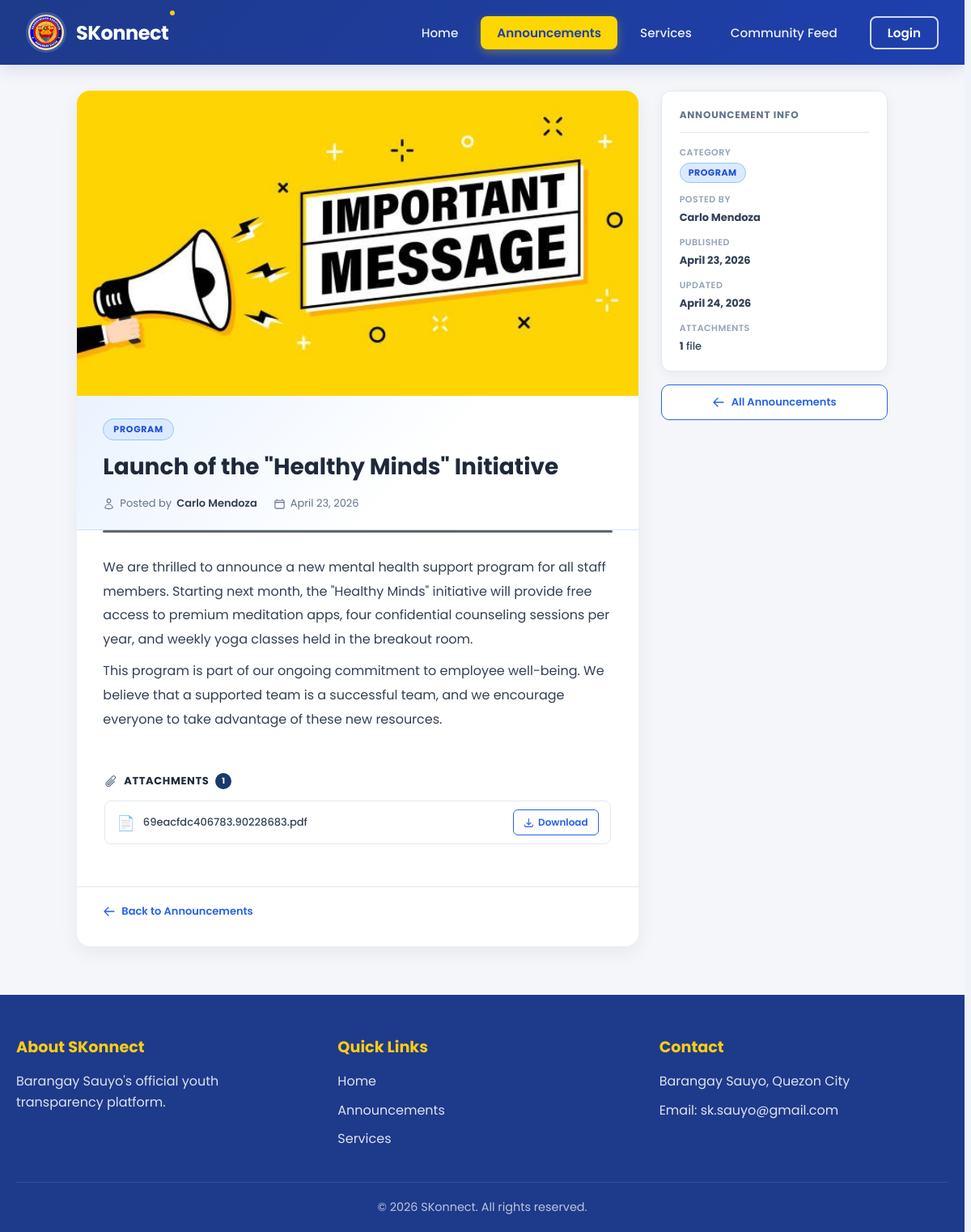
Page /views/public/announcement_view.php?id=50 on the committed database.
### tables this page shows
CREATE TABLE `announcements` (
  `id` int(11) NOT NULL,
  `title` varchar(255) NOT NULL,
  `content` text NOT NULL,
  `category` enum('event','program','notice','meeting','urgent') NOT NULL,
  `featured` tinyint(1) DEFAULT 0,
  `featured_at` timestamp NULL DEFAULT NULL,
  `banner_img` varchar(500) DEFAULT NULL,
  `author_id` int(11) NOT NULL,
  `published_at` timestamp NOT NULL DEFAULT current_timestamp(),
  `updated_at` timestamp NOT NULL DEFAULT current_timestamp() ON UPDATE current_timestamp(),
  `expired_at` date DEFAULT NULL,
  `status` enum('active','draft','archived') NOT NULL DEFAULT 'active',
  `archived_at` timestamp NULL DEFAULT NULL
);

CREATE TABLE `announcement_files` (
  `id` int(11) NOT NULL,
  `announcement_id` int(11) NOT NULL,
  `file_path` varchar(500) NOT NULL
);

### backend/models/AnnouncementModel.php (called while the page is built, shortened)
<?php
require_once __DIR__ . '/../config/database.php';
class AnnouncementModel {
    private $conn;
    public function __construct() {
        $db = new Database();
        $this->conn = $db->getConnection();
    }
    public function getById(int $id): array|false {
        $stmt = $this->conn->prepare(
            "SELECT a.*, CONCAT(u.first_name, ' ', u.last_name) AS author_name
             FROM announcements a
             JOIN users u ON u.id = a.author_id
             WHERE a.id = :id"
        );
        $stmt->execute([':id' => $id]);
        return $stmt->fetch(PDO::FETCH_ASSOC);
    }
    public function getFiles(int $announcementId): array {
        $stmt = $this->conn->prepare(
            "SELECT * FROM announcement_files WHERE announcement_id = :aid"
        );
        $stmt->execute([':aid' => $announcementId]);
        return $stmt->fetchAll(PDO::FETCH_ASSOC);
    }
}
?>

### backend/config/database.php (called while the page is built, shortened)
<?php
class Database {
    private $host = "localhost";
    private $db_name = "skonnect";
    private $username = "root";
    private $password = "";
    public function getConnection() {
        $this->conn = null;
        try {
            $this->conn = new PDO(
                "mysql:host=" . $this->host . ";dbname=" . $this->db_name,
                $this->username,
                $this->password
            );
            $this->conn->setAttribute(PDO::ATTR_ERRMODE, PDO::ERRMODE_EXCEPTION);
            $this->conn->exec("set names utf8mb4");
        } catch(PDOException $exception) {
            header('Content-Type: application/json');
            echo json_encode([
                "status" => "error",
                "message" => "Database connection failed: " . $exception->getMessage()
            ]);
            exit;
        }
        return $this->conn;
    }
}
?>

### views/public/announcement_view.php (the view, shortened to what this page needs)
<?php
require_once __DIR__ . '/../../backend/models/AnnouncementModel.php';
$annModel = new AnnouncementModel();
$id  = (int) ($_GET['id'] ?? 0);
$ann = $id ? $annModel->getById($id) : null;
$files = $annModel->getFiles($id);
$catColors = [
    'event'   => ['bg' => '#d1fae5', 'color' => '#065f46', 'border' => '#6ee7b7', 'accent' => '#059669', 'bar' => '#059669'],
    'program' => ['bg' => '#dbeafe', 'color' => '#1d4ed8', 'border' => '#93c5fd', 'accent' => '#2563eb', 'bar' => '#2563eb'],
    'meeting' => ['bg' => '#ede9fe', 'color' => '#5b21b6', 'border' => '#c4b5fd', 'accent' => '#7c3aed', 'bar' => '#7c3aed'],
    'notice'  => ['bg' => '#fef3c7', 'color' => '#92400e', 'border' => '#fcd34d', 'accent' => '#d97706', 'bar' => '#d97706'],
    'urgent'  => ['bg' => '#fee2e2', 'color' => '#b91c1c', 'border' => '#fca5a5', 'accent' => '#dc2626', 'bar' => '#dc2626'],
];
$cat      = $ann['category'];
$theme    = $catColors[$cat] ?? $catColors['notice'];
$catLabel = ucfirst($cat);
$pubDate  = date('F j, Y', strtotime($ann['published_at']));
$pubDateDt = date('Y-m-d', strtotime($ann['published_at']));
$updDate  = $ann['updated_at'] ? date('F j, Y', strtotime($ann['updated_at'])) : null;
function fileIcon(string $path): string {
    $ext = strtolower(pathinfo($path, PATHINFO_EXTENSION));
    return match(true) {
        $ext === 'pdf'                                     => '📄',
        in_array($ext, ['doc','docx'])                     => '📝',
        in_array($ext, ['xls','xlsx'])                     => '📊',
        in_array($ext, ['png','jpg','jpeg','webp','gif']) => '🖼️',
        default                                            => '📎',
    };
}
?>
<!DOCTYPE html>
<html lang="en">
<head>
    <link rel="stylesheet" href="../../styles/global.css">
    <link rel="stylesheet" href="../../styles/public/header.css">
    <link rel="stylesheet" href="../../styles/public/footer.css">
    <link rel="stylesheet" href="../../styles/public/announcement_view.css">
</head>
<body>
<?php include __DIR__ . '/../../components/public/navbar.php'; ?>
<main class="pub-av-page">
    <div class="pub-av-layout">
        <article class="pub-av-main">
            <?php if ($ann['banner_img']): ?>
            <div class="pub-av-banner">
                <img src="<?= htmlspecialchars($ann['banner_img']) ?>" alt="<?= htmlspecialchars($ann['title']) ?>">
            </div>
            <?php endif; ?>
            <div class="pub-av-header" style="--cat-bg: <?= $theme['bg'] ?>; --cat-border: <?= $theme['border'] ?>;">
                <div class="pub-av-badges">
                    <span class="pub-av-cat-badge" style="background:<?= $theme['bg'] ?>;color:<?= $theme['color'] ?>;border:1px solid <?= $theme['border'] ?>;">
                        <?= $catLabel ?>
                    </span>
                </div>
                <h1 class="pub-av-title"><?= htmlspecialchars($ann['title']) ?></h1>
                <div class="pub-av-meta">
                    <span>
                        Posted by <strong><?= htmlspecialchars($ann['author_name']) ?></strong>
                    </span>
                    <span>
                        <time datetime="<?= $pubDateDt ?>"><?= $pubDate ?></time>
                    </span>
                </div>
            </div>
            <div class="pub-av-accent-line"></div>
            <div class="pub-av-body">
                <?= $ann['content'] ?>
            </div>
            <?php if (!empty($files)): ?>
            <div class="pub-av-attachments">
                <h3 class="pub-av-attach-title">
                    Attachments <span class="pub-av-attach-count"><?= count($files) ?></span>
                </h3>
                <ul class="pub-av-attach-list">
                    <?php foreach ($files as $f): ?>
                    <li class="pub-av-attach-item">
                        <span class="pub-av-attach-icon"><?= fileIcon($f['file_path']) ?></span>
                        <span class="pub-av-attach-name"><?= htmlspecialchars(basename($f['file_path'])) ?></span>
                        <a href="<?= htmlspecialchars($f['file_path']) ?>" download class="pub-av-dl-btn">
                            <svg xmlns="http://www.w3.org/2000/svg" fill="none" viewBox="0 0 24 24" stroke-width="2" stroke="currentColor"><path stroke-linecap="round" stroke-linejoin="round" d="M3 16.5v2.25A2.25 2.25 0 0 0 5.25 21h13.5A2.25 2.25 0 0 0 21 18.75V16.5M16.5 12 12 16.5m0 0L7.5 12m4.5 4.5V3"/></svg>
                            Download
                        </a>
                    </li>
                    <?php endforeach; ?>
                </ul>
            </div>
            <?php endif; ?>
            <div class="pub-av-footer-nav">
                <a href="announcements.php" class="pub-av-back-btn">
                    <svg xmlns="http://www.w3.org/2000/svg" fill="none" viewBox="0 0 24 24" stroke-width="2" stroke="currentColor"><path stroke-linecap="round" stroke-linejoin="round" d="M10.5 19.5 3 12m0 0 7.5-7.5M3 12h18"/></svg>
                    Back to Announcements
                </a>
            </div>
        </article>
        <aside class="pub-av-sidebar">
            <div class="pub-av-info-card">
                <h3 class="pub-av-info-heading">Announcement Info</h3>
                <dl class="pub-av-info-list">
                    <div class="pub-av-info-row">
                        <dt>Category</dt>
                        <dd>
                            <span style="display:inline-flex;align-items:center;padding:3px 10px;font-size:11px;font-weight:700;text-transform:uppercase;letter-spacing:.5px;border-radius:20px;background:<?= $theme['bg'] ?>;color:<?= $theme['color'] ?>;border:1px solid <?= $theme['border'] ?>;">
                                <?= $catLabel ?>
                            </span>
                        </dd>
                    </div>
                    <div class="pub-av-info-row">
                        <dt>Posted by</dt>
                        <dd><strong><?= htmlspecialchars($ann['author_name']) ?></strong></dd>
                    </div>
                    <div class="pub-av-info-row">
                        <dt>Published</dt>
                        <dd><strong><?= $pubDate ?></strong></dd>
                    </div>
                    <?php if ($updDate): ?>
                    <div class="pub-av-info-row">
                        <dt>Updated</dt>
                        <dd><strong><?= $updDate ?></strong></dd>
                    </div>
                    <?php endif; ?>
                    <?php if (!empty($files)): ?>
                    <div class="pub-av-info-row">
                        <dt>Attachments</dt>
                        <dd><strong><?= count($files) ?></strong> file<?= count($files) > 1 ? 's' : '' ?></dd>
                    </div>
                    <?php endif; ?>
                </dl>
            </div>
            <a href="announcements.php" class="pub-av-sidebar-back">
                <svg xmlns="http://www.w3.org/2000/svg" fill="none" viewBox="0 0 24 24" stroke-width="2" stroke="currentColor"><path stroke-linecap="round" stroke-linejoin="round" d="M10.5 19.5 3 12m0 0 7.5-7.5M3 12h18"/></svg>
                All Announcements
            </a>
        </aside>
    </div>
</main>
<?php include __DIR__ . '/../../components/public/footer.php'; ?>
</body>
</html>

### styles/global.css (style rules this page uses)
:root { --primary-blue: #1e3a8a; --secondary-blue: #2563eb; --accent-yellow: #facc15; --text-dark: #1f2937; --text-light: #6b7280; --bg-light: #f8f9fa; --white: #ffffff; --border-color: #e5e7eb; --bg: #f0f3f8; --surface: #ffffff; --surface-2: #f8fafc; --border: #e2e8f0; --text-primary: #0f172a; --text-secondary: #475569; --text-muted: #94a3b8; --accent: #2563eb; --accent-hover: #1d4ed8; --shadow-sm: 0 1px 3px rgba(0, 0, 0, 0.06), 0 1px 2px rgba(0, 0, 0, 0.04); --shadow-md: 0 4px 12px rgba(0, 0, 0, 0.07), 0 2px 6px rgba(0, 0, 0, 0.04); --shadow-lg: 0 10px 28px rgba(0, 0, 0, 0.08), 0 4px 10px rgba(0, 0, 0, 0.04); --radius-sm: 8px; --radius-md: 14px; --radius-lg: 20px; --font-display: "DM Serif Display", Georgia, serif; --font-body: "DM Sans", Arial, sans-serif; --navy: #0f2545; --navy-mid: #1a3a6b; --blue: #1e5fa8; --blue-light: #2e7dd1; --gold: #c8922a; --gold-light: #e8b94a; --bg: #f0f4f8; --surface: #ffffff; --border: #d1dae6; --text-head: #0f2545; --text-body: #334155; --text-muted: #64748b; --red: #c0392b; --green: #1a7a4a; --radius: 10px; --shadow: 0 2px 12px rgba(15, 37, 69, 0.08); --shadow-md: 0 4px 24px rgba(15, 37, 69, 0.12); }
*, *::before, *::after { box-sizing: border-box; margin: 0; padding: 0; }
html { scroll-behavior: smooth; font-family: "Poppins", sans-serif; overflow-y: scroll; scrollbar-gutter: stable; }
body { background: var(--bg); color: var(--text-body); font-family: "Poppins", sans-serif; }

### rows in the picture
announcements: banner_img (picture), category "PROGRAM", title "Launch of the \"Healthy Minds\" Initiative", published_at "April 23, 2026", content "We are thrilled to announce a new mental health support program for all staff members. Starting next month, the \"Healthy Minds\" initiative will provide free access to premium meditation apps, four confidential counseling sessions per year, and weekly yoga classes held in the breakout room. This program is part of our ongoing commitment to employee well-being. We believe that a supported team is a successful team, and we encourage everyone to take advantage of these new resources.", updated_at "April 24, 2026"
announcement_files: file_path "📄", file_path "69eacfdc406783.90228683.pdf"

### other values in the picture
$label "Home Announcements Services Community Feed Login"
$ann['author_name'] "Carlo Mendoza"
count($files) "1"
